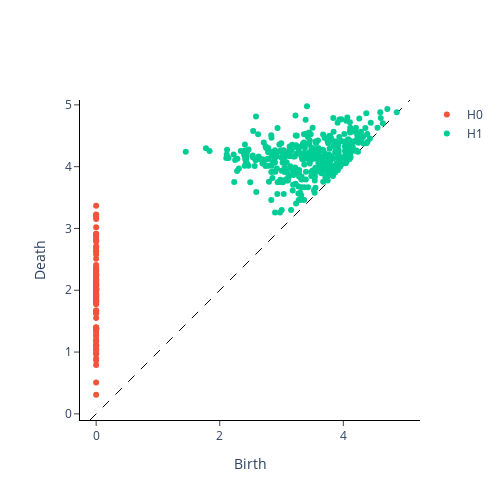

This figure's notebook cell:
### Code cell
# clique oriented DT
dgm_clique_or_DT=rev_directed(L_DT)
plot_diagram(dgm_clique_or_DT[0])
